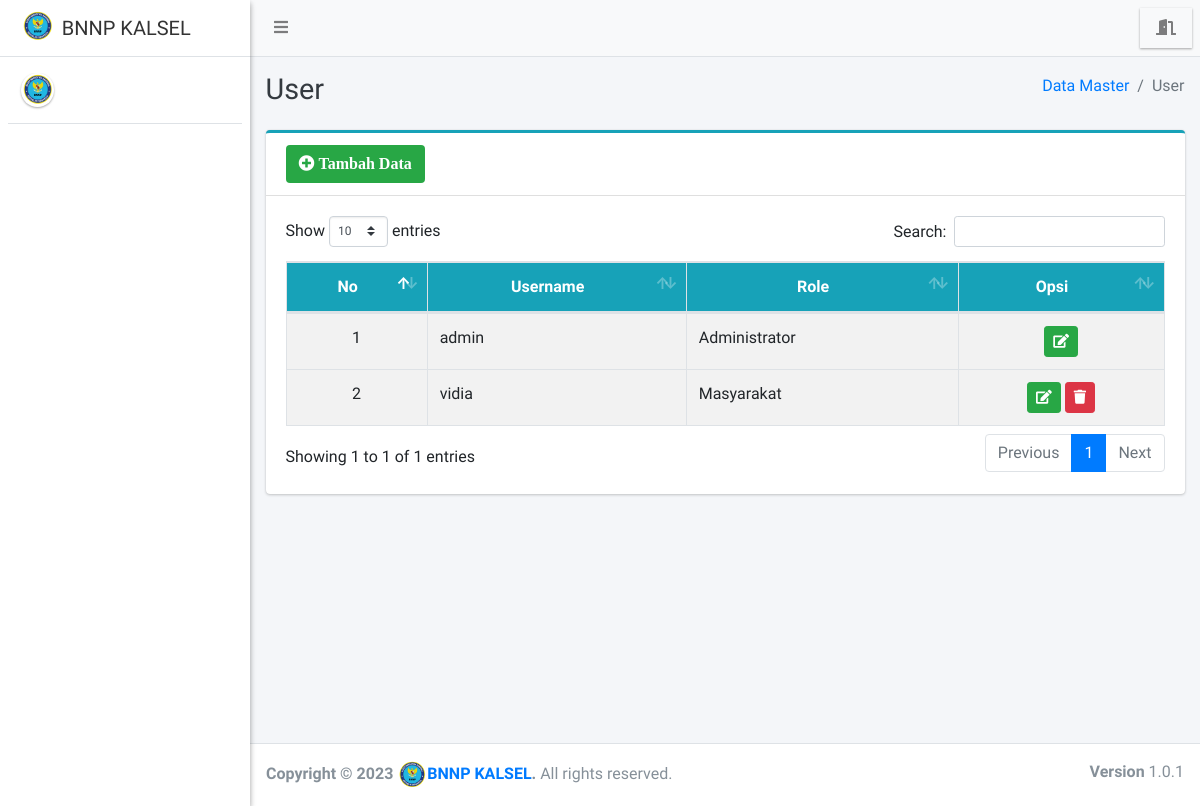
The app's page /admin/user/index.php, older data.
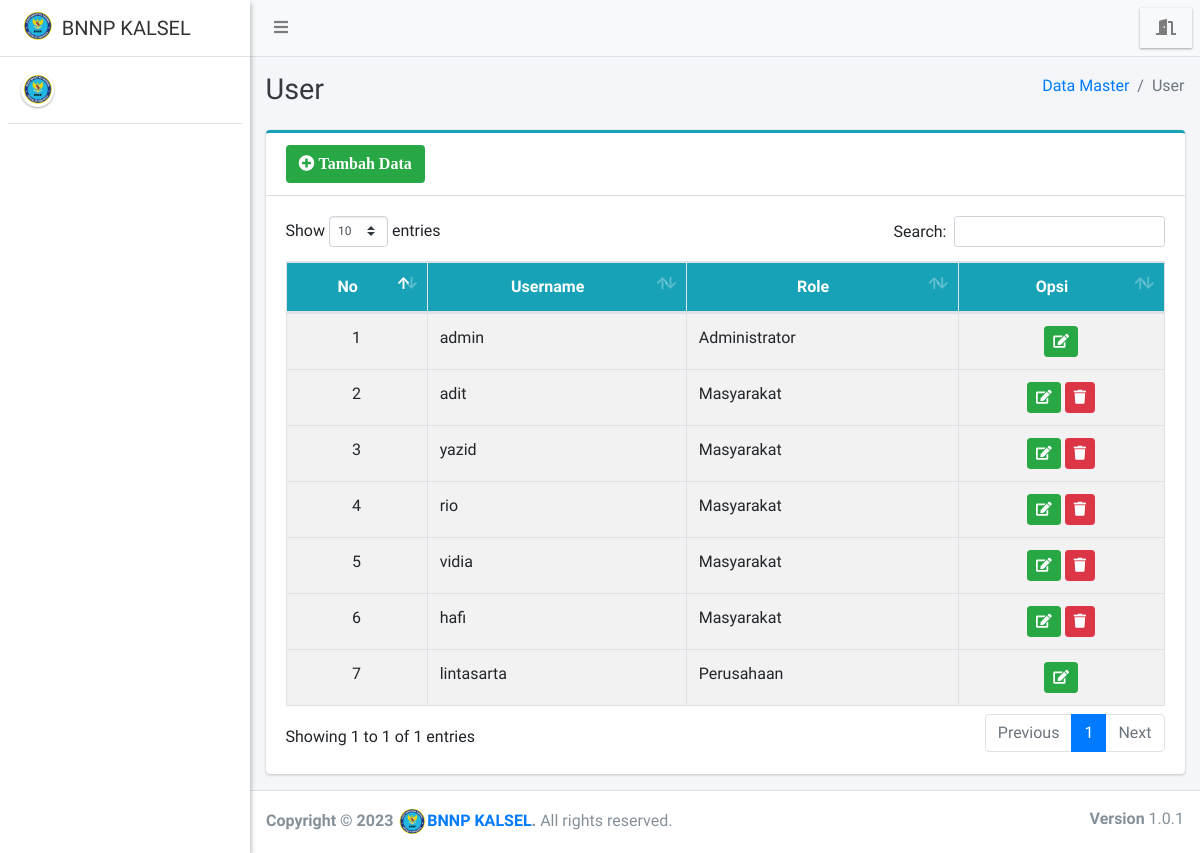
The same page, newer data.
### tables this page shows
CREATE TABLE `user` (
  `id_user` int(11) NOT NULL,
  `username` varchar(50) NOT NULL,
  `password` varchar(100) NOT NULL,
  `role` varchar(20) NOT NULL
);

### admin/user/index.php (the view, shortened to what this page needs)
<?php
require '../../config/koneksi.php';
?>
<!DOCTYPE html>
<html>
<?php
include '../../templates/head.php';
?>
<body class="hold-transition sidebar-mini layout-fixed">
    <div class="wrapper">
        <?php
        include '../../templates/navbar.php';
        ?>
        <?php
        include '../../templates/sidebar.php';
        ?>
        <div class="content-wrapper">
            <div class="content-header">
                <div class="container-fluid">
                    <div class="row mb-2">
                        <div class="col-sm-6">
                            <h1 class="m-0 text-dark">User</h1>
                        </div>
                        <div class="col-sm-6">
                            <ol class="breadcrumb float-sm-right">
                                <li class="breadcrumb-item"><a href="#">Data Master</a></li>
                                <li class="breadcrumb-item active">User</li>
                            </ol>
                        </div>
                    </div>
                </div>
            </div>
            <section class="content">
                <div class="container-fluid">
                    <div class="row">
                        <div class="col-12">
                            <div class="card card-info card-outline">
                                <div class="card-header">
                                    <a href="tambah" class="btn bg-green"><i class="fa fa-plus-circle"> Tambah Data</i></a>
                                </div>
                                <div class="card-body">
                                    <div class="table-responsive">
                                        <table id="example1" class="table table-bordered table-striped">
                                            <thead class="bg-info">
                                                <tr align="center">
                                                    <th>No</th>
                                                    <th>Username </th>
                                                    <th>Role</th>
                                                    <th>Opsi</th>
                                                </tr>
                                            </thead>
                                            <?php
                                            $no = 1;
                                            $data = $koneksi->query("SELECT * FROM user");
                                            while ($row = $data->fetch_array()) {
                                            ?>
                                                <tbody style="background-color: white">
                                                    <tr>
                                                        <td align="center"><?= $no++ ?></td>
                                                        <td><?= $row['username'] ?></td>
                                                        <td><?= $row['role'] ?></td>
                                                        <td align="center">
                                                            <?php if ($row['role'] != 'Masyarakat') { ?>
                                                                <a href="edit?id=<?= $row['id_user'] ?>" class="btn btn-success btn-sm" title="Edit"><i class="fa fa-edit"></i></a>
                                                            <?php } else { ?>
                                                                <a href="edit?id=<?= $row['id_user'] ?>" class="btn btn-success btn-sm" title="Edit"><i class="fa fa-edit"></i></a>
                                                                <a href="hapus?id=<?= $row['id_user'] ?>" class="btn btn-danger btn-sm alert-hapus" title="Hapus"><i class="fa fa-trash"></i></a>
                                                            <?php } ?>
                                                        </td>
                                                    </tr>
                                                </tbody>
                                            <?php } ?>
                                        </table>
                                    </div>
                                </div>
                            </div>
                        </div>
                    </div>
                </div>
            </section>
        </div>
        <?php include_once "../../templates/footer.php"; ?>
    </div>
</body>
</html>

Row changes from the older to the newer data that the page shows:
added user: username "adit", role "Masyarakat"
added user: username "yazid", role "Masyarakat"
added user: username "rio", role "Masyarakat"
added user: username "hafi", role "Masyarakat"
added user: username "lintasarta", role "Perusahaan"
